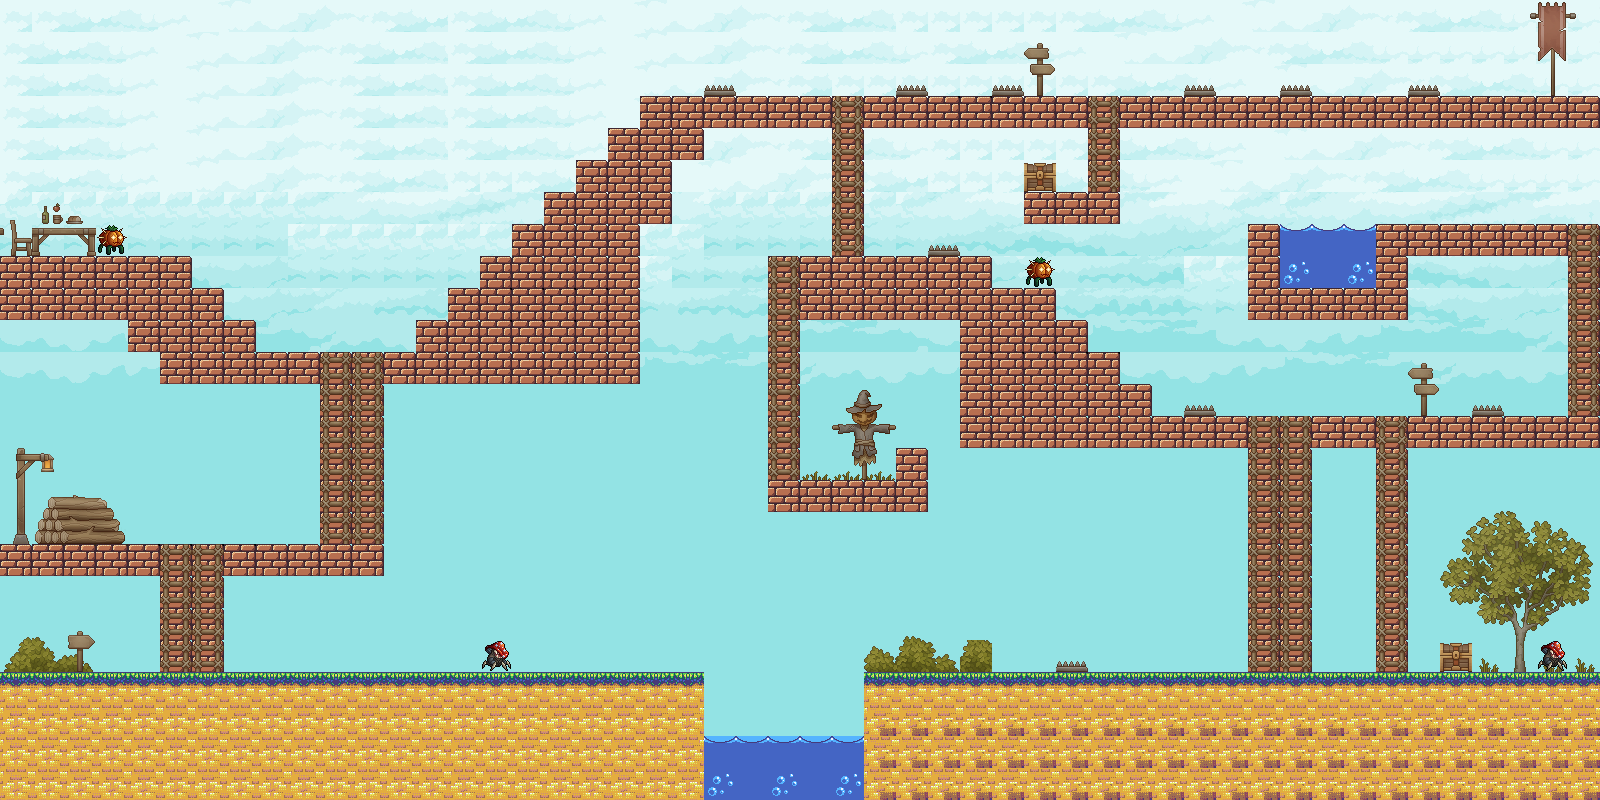

A 2D game scene composited from a Tiled map and its tileset images. What follows is a short description and the map's XML, with each tile layer's data collapsed to a summary:
An orthogonal 50x25 tile map with 32x32 px tiles, 6 tile layers (background, sea, tree, main, ...), 11 tilesets and 35 objects.

<map version="1.10" tiledversion="1.11.0" orientation="orthogonal" renderorder="right-down" width="50" height="25" tilewidth="32" tileheight="32" infinite="0" nextlayerid="10" nextobjectid="38">
 <editorsettings>
  <export target="../mario/public/map/map1.json" format="json" />
 </editorsettings>
 <tileset firstgid="1" source="TX Village Props.tsx" />
 <tileset firstgid="1025" source="tree.tsx" />
 <tileset firstgid="1169" source="TX Tileset Ground.tsx" />
 <tileset firstgid="1425" source="generic_platformer_tiles.tsx" />
 <tileset firstgid="2193" source="nature-paltformer-tileset-16x16.tsx" />
 <tileset firstgid="2208" source="Props-Rocks.tsx" />
 <tileset firstgid="2298" source="../mario/public/map/generic_platformer_tiles.tsx" />
 <tileset firstgid="3066" source="../mario/public/map/Background.tsx" />
 <tileset firstgid="3186" source="Orc.tsx" />
 <tileset firstgid="3636" source="mob1.tsx" />
 <tileset firstgid="3637" source="mob2.tsx" />
 <layer id="1" name="background" width="50" height="25">
  <data>[1250 cells, 1227 non-empty, 63 distinct tile ids]</data>
 </layer>
 <objectgroup id="6" name="collision">
  <properties>
   <property name="collision" type="bool" value="true" />
  </properties>
  <object id="1" x="1.81785" y="256.695" width="188.622" height="63.3889">
   <properties>
    <property name="collision" type="bool" value="true" />
   </properties>
  </object>
  <object id="2" x="128.423" y="320.743" width="126.849" height="31.1615">
   <properties>
    <property name="collision" type="bool" value="true" />
   </properties>
  </object>
  <object id="3" x="192.005" y="288.637" width="31.4762" height="94.4287">
   <properties>
    <property name="collision" type="bool" value="true" />
   </properties>
  </object>
  <object id="4" x="160.214" y="353.163" width="159.585" height="29.9024">
   <properties>
    <property name="collision" type="bool" value="true" />
   </properties>
  </object>
  <object id="5" x="0.298125" y="544.376" width="159.795" height="31.3031">
   <properties>
    <property name="collision" type="bool" value="true" />
   </properties>
  </object>
  <object id="6" x="224.547" y="544.705" width="158.986" height="30.8684">
   <properties>
    <property name="collision" type="bool" value="true" />
   </properties>
  </object>
  <object id="7" x="384.592" y="351.731" width="254.366" height="31.6436">
   <properties>
    <property name="collision" type="bool" value="true" />
   </properties>
  </object>
  <object id="8" x="416.652" y="320.281" width="222.835" height="32.243">
   <properties>
    <property name="collision" type="bool" value="true" />
   </properties>
  </object>
  <object id="9" x="448.178" y="288.396" width="191.667" height="32.9596">
   <properties>
    <property name="collision" type="bool" value="true" />
   </properties>
  </object>
  <object id="10" x="480.421" y="256.87" width="159.424" height="36.9004">
   <properties>
    <property name="collision" type="bool" value="true" />
   </properties>
  </object>
  <object id="11" x="512.664" y="224.627" width="127.181" height="34.0343">
   <properties>
    <property name="collision" type="bool" value="true" />
   </properties>
  </object>
  <object id="12" x="544.521" y="192.393" width="127.162" height="31.1252">
   <properties>
    <property name="collision" type="bool" value="true" />
   </properties>
  </object>
  <object id="13" x="576.105" y="159.925" width="95.5786" height="34.619">
   <properties>
    <property name="collision" type="bool" value="true" />
   </properties>
  </object>
  <object id="14" x="607.714" y="127.563" width="95.9548" height="31.9849">
   <properties>
    <property name="collision" type="bool" value="true" />
   </properties>
  </object>
  <object id="15" x="640.452" y="95.9548" width="190.405" height="31.6087">
   <properties>
    <property name="collision" type="bool" value="true" />
   </properties>
  </object>
  <object id="16" x="863.805" y="96.6543" width="223.724" height="30.7536">
   <properties>
    <property name="collision" type="bool" value="true" />
   </properties>
  </object>
  <object id="17" x="1024.52" y="192.803" width="95.2725" height="31.1555">
   <properties>
    <property name="collision" type="bool" value="true" />
   </properties>
  </object>
  <object id="18" x="1120.03" y="96.6469" width="479.572" height="30.7129">
   <properties>
    <property name="collision" type="bool" value="true" />
   </properties>
  </object>
  <object id="19" x="800.804" y="257.198" width="190.416" height="62.1165">
   <properties>
    <property name="collision" type="bool" value="true" />
   </properties>
  </object>
  <object id="20" x="768.738" y="481.863" width="158.128" height="30.4503">
   <properties>
    <property name="collision" type="bool" value="true" />
   </properties>
  </object>
  <object id="21" x="896.174" y="447.807" width="31.3269" height="64.0524">
   <properties>
    <property name="collision" type="bool" value="true" />
   </properties>
  </object>
  <object id="22" x="960.514" y="289.306" width="95.4757" height="158.327">
   <properties>
    <property name="collision" type="bool" value="true" />
   </properties>
  </object>
  <object id="23" x="1065.11" y="326.728" />
  <object id="24" x="1056.95" y="320.491" width="30.7058" height="126.661">
   <properties>
    <property name="collision" type="bool" value="true" />
   </properties>
  </object>
  <object id="25" x="1085.34" y="352.672" width="34.2914" height="94.7894">
   <properties>
    <property name="collision" type="bool" value="true" />
   </properties>
  </object>
  <object id="26" x="1116.28" y="384.455" width="35.1278" height="63.8434">
   <properties>
    <property name="collision" type="bool" value="true" />
   </properties>
  </object>
  <object id="27" x="1140.54" y="416.258" width="107.58" height="31.718">
   <properties>
    <property name="collision" type="bool" value="true" />
   </properties>
  </object>
  <object id="28" x="1312.68" y="417.073" width="62.7305" height="30.9414">
   <properties>
    <property name="collision" type="bool" value="true" />
   </properties>
  </object>
  <object id="29" x="1408.04" y="416.707" width="191.762" height="30.3211">
   <properties>
    <property name="collision" type="bool" value="true" />
   </properties>
  </object>
  <object id="30" x="1376.19" y="224.607" width="190.849" height="31.2287">
   <properties>
    <property name="collision" type="bool" value="true" />
   </properties>
  </object>
  <object id="31" x="1376.28" y="224.474" width="31.0084" height="95.0476">
   <properties>
    <property name="collision" type="bool" value="true" />
   </properties>
  </object>
  <object id="32" x="1248.1" y="288.734" width="158.849" height="30.7545">
   <properties>
    <property name="collision" type="bool" value="true" />
   </properties>
  </object>
  <object id="33" x="1248.07" y="224.232" width="31.6344" height="74.6199">
   <properties>
    <property name="collision" type="bool" value="true" />
   </properties>
  </object>
  <object id="34" x="863.665" y="672.777" width="736.085" height="127.258">
   <properties>
    <property name="collision" type="bool" value="true" />
   </properties>
  </object>
  </objectgroup>
 <layer id="2" name="sea" width="50" height="25">
  <data>[1250 cells, 14 non-empty, 6 distinct tile ids]</data>
 </layer>
 <layer id="3" name="tree" width="50" height="25">
  <data>[1250 cells, 49 non-empty, 43 distinct tile ids]</data>
 </layer>
 <layer id="4" name="main" width="50" height="25">
  <data>[1250 cells, 287 non-empty, 42 distinct tile ids]</data>
 </layer>
 <layer id="7" name="opponent" width="50" height="25">
  <data>[1250 cells, 5 non-empty, 3 distinct tile ids]</data>
 </layer>
 <layer id="5" name="ladder" width="50" height="25">
  <data>[1250 cells, 83 non-empty, 8 distinct tile ids]</data>
 </layer>
</map>
<!-- 1 of 35 objects omitted -->
